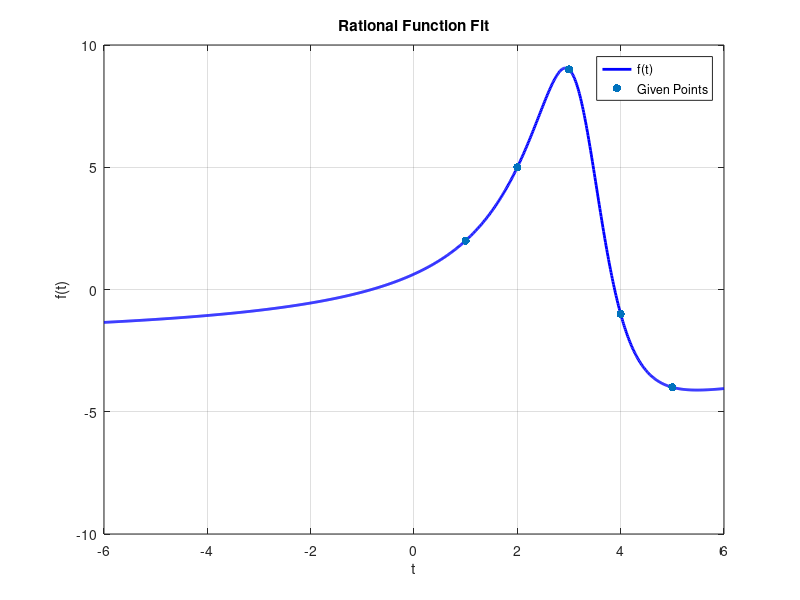

Write the MATLAB code that produced this figure.
clear; clc; close all;

t = [1; 2; 3; 4; 5];
f = [2; 5; 9; -1; -4];

A = [1, t(1), t(1)^2, -f(1)*t(1), -f(1)*t(1)^2;
     1, t(2), t(2)^2, -f(2)*t(2), -f(2)*t(2)^2;
     1, t(3), t(3)^2, -f(3)*t(3), -f(3)*t(3)^2;
     1, t(4), t(4)^2, -f(4)*t(4), -f(4)*t(4)^2;
     1, t(5), t(5)^2, -f(5)*t(5), -f(5)*t(5)^2];

b = f;

x = A\b;
p1 = x(1);
p2 = x(2);
p3 = x(3);
q1 = x(4);
q2 = x(5);

f_t = @(t) (p1 + p2*t + p3*t.^2) ./ (1 + q1*t + q2*t.^2);

t_vals = linspace(-6, 6, 1000);
f_vals = f_t(t_vals);

figure;
plot(t_vals, f_vals, 'b', 'LineWidth', 2); hold on;
scatter(t, f, 'ro', 'filled');
xlabel('t');
ylabel('f(t)');
title('Rational Function Fit');
grid on;
legend('f(t)', 'Given Points');

saveas(gcf, 'MallikarjunaRutujitHW5p1_plot.png');

disp('Solution for the coefficients:');
disp(['p1 = ', num2str(p1)]);
disp(['p2 = ', num2str(p2)]);
disp(['p3 = ', num2str(p3)]);
disp(['q1 = ', num2str(q1)]);
disp(['q2 = ', num2str(q2)]);
